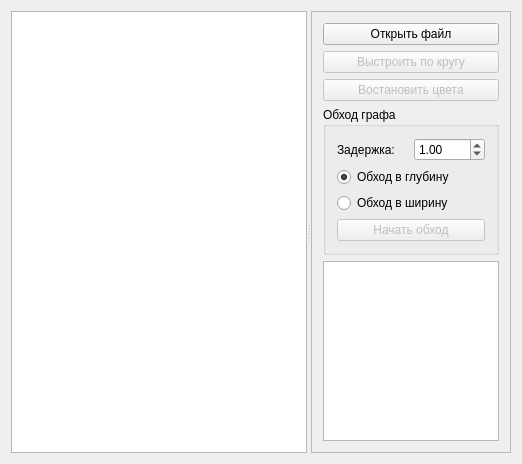
<?xml version="1.0" encoding="UTF-8"?>
<ui version="4.0">
 <class>Widget</class>
 <widget class="QWidget" name="Widget">
  <property name="geometry">
   <rect>
    <x>0</x>
    <y>0</y>
    <width>522</width>
    <height>464</height>
   </rect>
  </property>
  <property name="windowTitle">
   <string>Widget</string>
  </property>
  <layout class="QVBoxLayout" name="verticalLayout_3">
   <item>
    <widget class="QSplitter" name="splitter">
     <property name="orientation">
      <enum>Qt::Horizontal</enum>
     </property>
     <widget class="QGraphicsView" name="graphicsView">
      <property name="sizePolicy">
       <sizepolicy hsizetype="Expanding" vsizetype="Expanding">
        <horstretch>0</horstretch>
        <verstretch>0</verstretch>
       </sizepolicy>
      </property>
      <property name="renderHints">
       <set>QPainter::Antialiasing|QPainter::TextAntialiasing</set>
      </property>
     </widget>
     <widget class="QFrame" name="frame">
      <property name="frameShape">
       <enum>QFrame::StyledPanel</enum>
      </property>
      <layout class="QVBoxLayout" name="verticalLayout_2">
       <item>
        <widget class="QPushButton" name="openFileButton">
         <property name="text">
          <string>Открыть файл</string>
         </property>
        </widget>
       </item>
       <item>
        <widget class="QPushButton" name="placeRoundedButton">
         <property name="enabled">
          <bool>false</bool>
         </property>
         <property name="text">
          <string>Выстроить по кругу</string>
         </property>
        </widget>
       </item>
       <item>
        <widget class="QPushButton" name="restoreColorsButton">
         <property name="enabled">
          <bool>false</bool>
         </property>
         <property name="text">
          <string>Востановить цвета</string>
         </property>
        </widget>
       </item>
       <item>
        <widget class="QGroupBox" name="groupBox">
         <property name="title">
          <string>Обход графа</string>
         </property>
         <layout class="QVBoxLayout" name="verticalLayout">
          <item>
           <layout class="QHBoxLayout" name="horizontalLayout_2">
            <item>
             <widget class="QLabel" name="label">
              <property name="text">
               <string>Задержка:</string>
              </property>
             </widget>
            </item>
            <item>
             <widget class="QDoubleSpinBox" name="delaySpinBox">
              <property name="maximum">
               <double>10.000000000000000</double>
              </property>
              <property name="singleStep">
               <double>0.250000000000000</double>
              </property>
              <property name="value">
               <double>1.000000000000000</double>
              </property>
             </widget>
            </item>
           </layout>
          </item>
          <item>
           <widget class="QRadioButton" name="deepthTrRadio">
            <property name="text">
             <string>Обход в глубину</string>
            </property>
            <property name="checked">
             <bool>true</bool>
            </property>
           </widget>
          </item>
          <item>
           <widget class="QRadioButton" name="widthTrRadio">
            <property name="text">
             <string>Обход в ширину</string>
            </property>
           </widget>
          </item>
          <item>
           <widget class="QPushButton" name="startTraversalButton">
            <property name="enabled">
             <bool>false</bool>
            </property>
            <property name="text">
             <string>Начать обход</string>
            </property>
           </widget>
          </item>
         </layout>
        </widget>
       </item>
       <item>
        <widget class="QTextBrowser" name="outputField">
         <property name="sizePolicy">
          <sizepolicy hsizetype="Ignored" vsizetype="Expanding">
           <horstretch>0</horstretch>
           <verstretch>0</verstretch>
          </sizepolicy>
         </property>
        </widget>
       </item>
      </layout>
     </widget>
    </widget>
   </item>
  </layout>
 </widget>
 <layoutdefault spacing="6" margin="11"/>
 <resources/>
 <connections/>
</ui>
